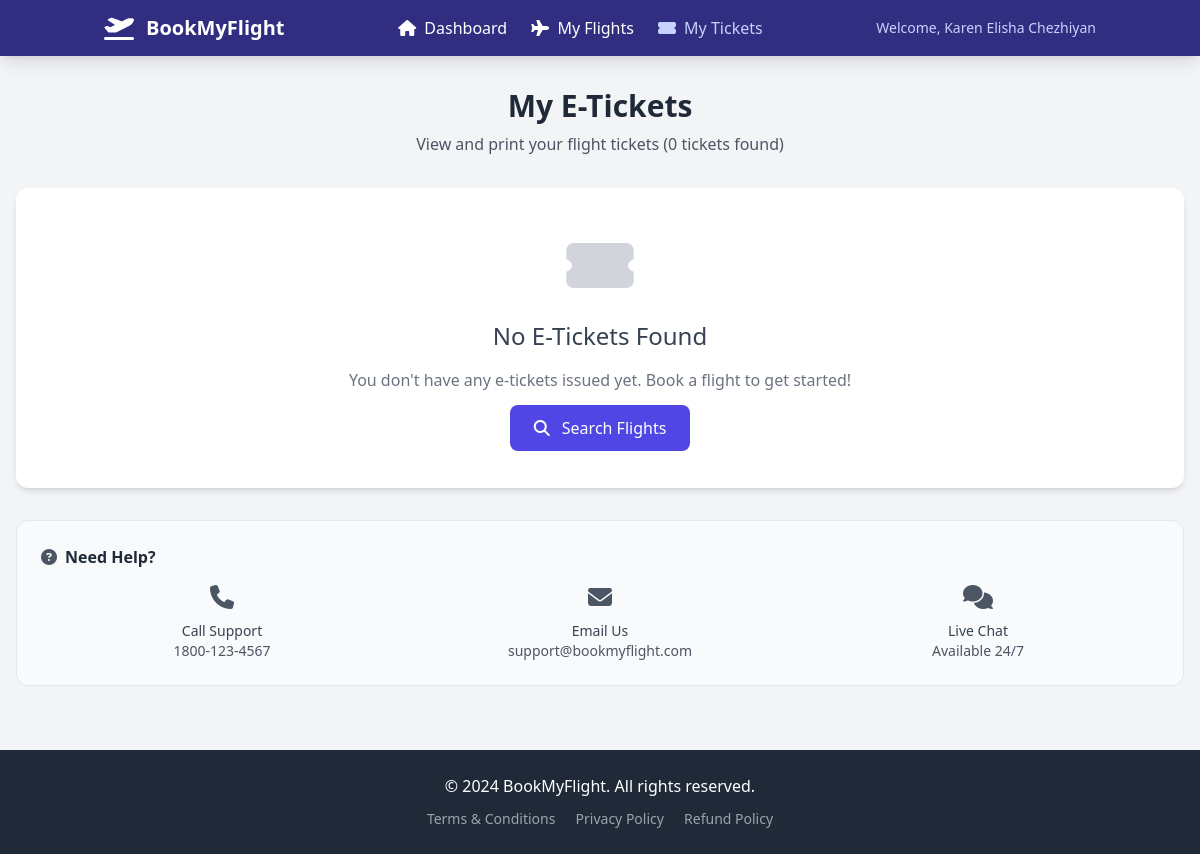
Before: /mytickets.php (signed in) with the older database file.
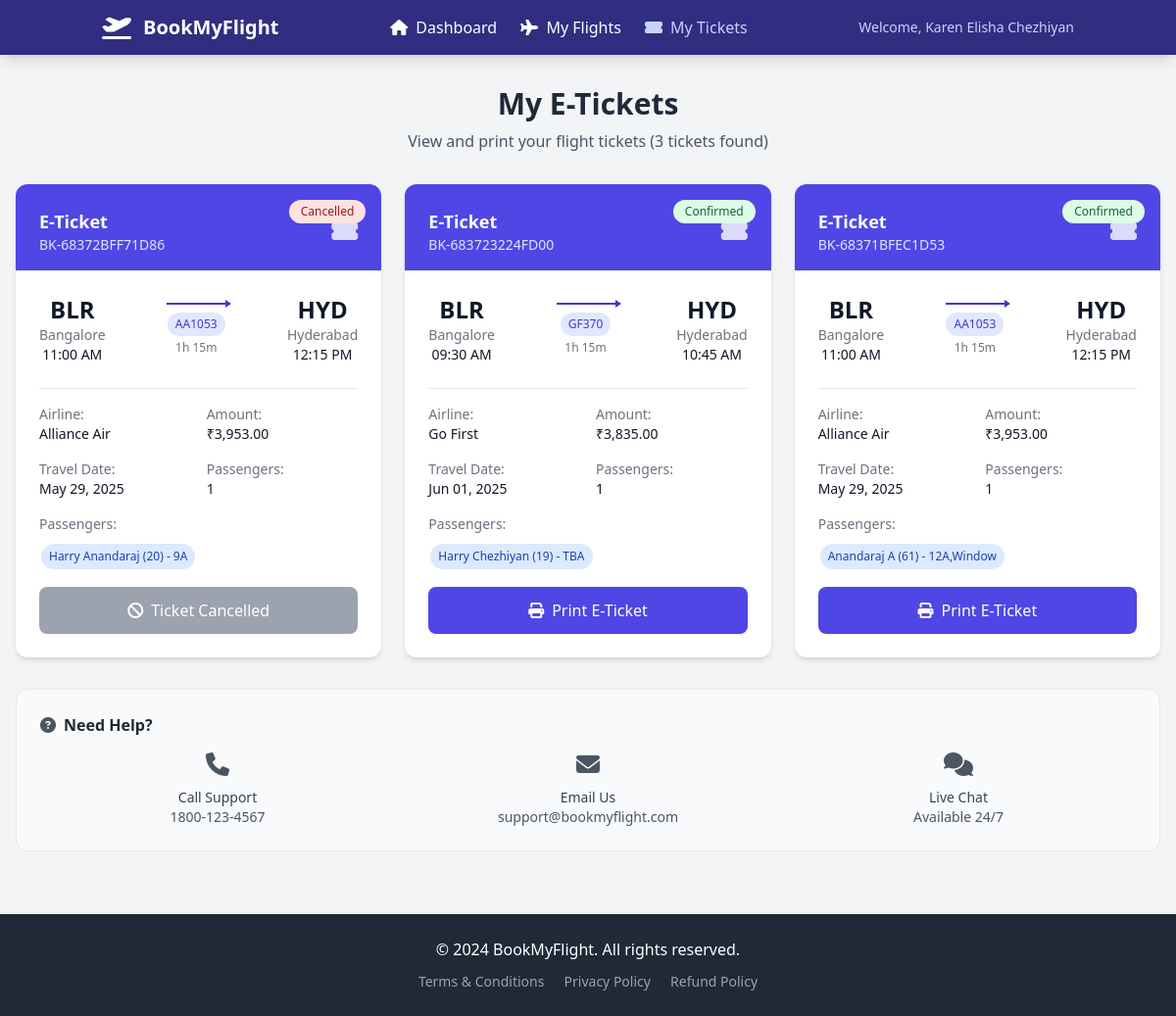
After: the same page with the newer database file.
### tables this page shows
CREATE TABLE `users` (
  `user_id` int(11) NOT NULL,
  `full_name` varchar(100) NOT NULL,
  `email` varchar(100) NOT NULL,
  `phone` varchar(15) NOT NULL,
  `password` varchar(255) NOT NULL,
  `member_since` timestamp NOT NULL DEFAULT current_timestamp(),
  `loyalty_points` int(11) DEFAULT 0,
  `loyalty_tier` enum('Bronze','Silver','Gold','Platinum') DEFAULT 'Bronze',
  `created_at` timestamp NULL DEFAULT current_timestamp(),
  `reset_code` varchar(255) DEFAULT NULL,
  `reset_expiry` datetime DEFAULT NULL
);

CREATE TABLE `generated_tickets` (
  `ticket_id` int(11) NOT NULL,
  `booking_id` int(11) NOT NULL,
  `user_id` int(11) NOT NULL,
  `booking_reference` varchar(20) NOT NULL,
  `ticket_html` longtext NOT NULL,
  `flight_details` longtext DEFAULT NULL CHECK (json_valid(`flight_details`)),
  `passenger_details` longtext DEFAULT NULL CHECK (json_valid(`passenger_details`)),
  `status` enum('active','cancelled','expired') DEFAULT 'active',
  `created_at` timestamp NOT NULL DEFAULT current_timestamp(),
  `updated_at` timestamp NOT NULL DEFAULT current_timestamp() ON UPDATE current_timestamp()
);

CREATE TABLE `bookings` (
  `booking_id` int(11) NOT NULL,
  `booking_reference` varchar(20) NOT NULL,
  `user_id` int(11) NOT NULL,
  `flight_id` int(11) NOT NULL,
  `booking_date` datetime NOT NULL,
  `travel_date` date NOT NULL,
  `num_passengers` int(11) NOT NULL,
  `total_amount` decimal(10,2) NOT NULL,
  `contact_email` varchar(100) NOT NULL,
  `contact_phone` varchar(20) NOT NULL,
  `booking_status` enum('Pending','Confirmed','Cancelled') NOT NULL DEFAULT 'Pending',
  `payment_status` enum('Pending','Completed','Failed','Refunded') NOT NULL DEFAULT 'Pending',
  `payment_method` varchar(50) DEFAULT NULL,
  `created_at` datetime NOT NULL,
  `updated_at` datetime NOT NULL,
  `payment_details` varchar(255) DEFAULT NULL
);

CREATE TABLE `airports` (
  `airport_id` varchar(10) NOT NULL,
  `airport_name` varchar(100) NOT NULL,
  `city` varchar(50) NOT NULL,
  `country` varchar(50) NOT NULL,
  `timezone` varchar(50) NOT NULL,
  `airport_code` varchar(10) DEFAULT NULL
);

CREATE TABLE `flights` (
  `flight_id` int(11) NOT NULL,
  `flight_number` varchar(10) NOT NULL,
  `airline_id` varchar(5) NOT NULL,
  `origin_airport` varchar(10) NOT NULL,
  `destination_airport` varchar(10) NOT NULL,
  `departure_time` datetime NOT NULL,
  `arrival_time` datetime NOT NULL,
  `duration` int(11) NOT NULL,
  `base_price` decimal(10,2) NOT NULL,
  `total_seats` int(11) NOT NULL,
  `available_seats` int(11) NOT NULL,
  `flight_status` enum('Scheduled','Delayed','Departed','Arrived','Cancelled') DEFAULT 'Scheduled'
);

CREATE TABLE `airlines` (
  `airline_id` varchar(5) NOT NULL,
  `airline_name` varchar(100) NOT NULL,
  `logo_url` varchar(255) DEFAULT NULL,
  `website` varchar(255) DEFAULT NULL,
  `customer_care` varchar(50) DEFAULT NULL,
  `contact_url` varchar(255) DEFAULT NULL,
  `active` tinyint(1) DEFAULT 1
);

CREATE TABLE `passengers` (
  `passenger_id` int(11) NOT NULL,
  `booking_id` int(11) NOT NULL,
  `first_name` varchar(50) NOT NULL,
  `last_name` varchar(50) NOT NULL,
  `gender` enum('male','female','other') NOT NULL,
  `age` int(11) NOT NULL,
  `seat_number` varchar(10) DEFAULT NULL
);

### mytickets.php (the view, shortened to what this page needs)
<?php
$servername = "localhost";
$username = "root";
$password = "";
$dbname = "airlines";
try {
    $pdo = new PDO("mysql:host=$servername;dbname=$dbname", $username, $password);
    $pdo->setAttribute(PDO::ATTR_ERRMODE, PDO::ERRMODE_EXCEPTION);
} catch(PDOException $e) {
    die("Connection failed: " . $e->getMessage());
}
$user_id = $_SESSION['user_id'];
$user_query = "SELECT full_name, email FROM users WHERE user_id = :user_id";
$user_stmt = $pdo->prepare($user_query);
$user_stmt->bindParam(':user_id', $user_id, PDO::PARAM_INT);
$user_stmt->execute();
$user_info = $user_stmt->fetch(PDO::FETCH_ASSOC);
$tickets_query = "
    SELECT
        gt.*,
        b.booking_reference,
        b.travel_date,
        b.num_passengers,
        b.total_amount,
        b.booking_status,
        b.contact_email,
        b.contact_phone,
        f.flight_number,
        f.departure_time,
        f.arrival_time,
        f.duration,
        f.base_price,
        al.airline_name,
        al.logo_url,
        orig.airport_name as origin_airport_name,
        orig.airport_code as origin_code,
        orig.city as origin_city,
        dest.airport_name as destination_airport_name,
        dest.airport_code as destination_code,
        dest.city as destination_city
    FROM generated_tickets gt
    JOIN bookings b ON gt.booking_id = b.booking_id
    JOIN flights f ON b.flight_id = f.flight_id
    JOIN airlines al ON f.airline_id = al.airline_id
    JOIN airports orig ON f.origin_airport = orig.airport_id
    JOIN airports dest ON f.destination_airport = dest.airport_id
    WHERE gt.user_id = :user_id
    ORDER BY gt.created_at DESC
";
$tickets_stmt = $pdo->prepare($tickets_query);
$tickets_stmt->bindParam(':user_id', $user_id, PDO::PARAM_INT);
$tickets_stmt->execute();
$tickets = $tickets_stmt->fetchAll(PDO::FETCH_ASSOC);
function getPassengers($pdo, $booking_id) {
    $query = "SELECT * FROM passengers WHERE booking_id = :booking_id ORDER BY passenger_id";
    $stmt = $pdo->prepare($query);
    $stmt->bindParam(':booking_id', $booking_id, PDO::PARAM_INT);
    $stmt->execute();
    return $stmt->fetchAll(PDO::FETCH_ASSOC);
}
function getStatusClass($status) {
    switch(strtolower($status)) {
        case 'confirmed':
            return 'status-active';
        case 'cancelled':
            return 'status-cancelled';
    }
}
function formatTime($datetime) {
    return date('h:i A', strtotime($datetime));
}
function formatDate($date) {
    return date('M d, Y', strtotime($date));
}
function formatDuration($duration) {
    if (is_numeric($duration)) {
        $hours = floor($duration / 60);
        $minutes = $duration % 60;
        return $hours . 'h ' . $minutes . 'm';
    }
    return $duration;
}
?>
<!DOCTYPE html>
<html lang="en">
<head>
  <script src="https://cdn.tailwindcss.com"></script>
  <link rel="stylesheet" href="https://cdnjs.cloudflare.com/ajax/libs/font-awesome/6.4.0/css/all.min.css">
</head>
<body class="bg-gray-100 text-gray-900 min-h-screen flex flex-col">
  <header class="bg-indigo-900 text-white shadow-lg no-print">
    <div class="container mx-auto px-4 py-3 flex justify-between items-center">
      <div class="flex items-center space-x-3">
        <i class="fas fa-plane-departure text-2xl"></i>
        <h1 class="text-xl font-bold">BookMyFlight</h1>
      </div>
      <nav class="hidden md:flex space-x-6">
        <a href="user-dashboard.php" class="hover:text-indigo-200">
          <i class="fas fa-home mr-1"></i> Dashboard
        </a>
        <a href="myflight.php" class="hover:text-indigo-200">
          <i class="fas fa-plane mr-1"></i> My Flights
        </a>
        <a href="mytickets.php" class="text-indigo-200 font-medium">
          <i class="fas fa-ticket-alt mr-1"></i> My Tickets
        </a>
      </nav>
      <div class="flex items-center space-x-4">
        <span class="text-indigo-200 text-sm">Welcome, <?php echo htmlspecialchars($user_info['full_name']); ?></span>
      </div>
    </div>
  </header>
  <main class="flex-1 container mx-auto px-4 py-8 max-w-7xl no-print">
    <div class="text-center mb-8 fade-in">
      <h1 class="text-3xl font-bold text-gray-800 mb-2">My E-Tickets</h1>
      <p class="text-gray-600">View and print your flight tickets (<?php echo count($tickets); ?> tickets found)</p>
    </div>
    <?php if (empty($tickets)): ?>
      <div class="bg-white rounded-xl shadow-md p-12 text-center fade-in">
        <i class="fas fa-ticket-alt text-6xl text-gray-300 mb-6"></i>
        <h3 class="text-2xl font-medium text-gray-700 mb-4">No E-Tickets Found</h3>
        <p class="text-gray-500 mb-6">You don't have any e-tickets issued yet. Book a flight to get started!</p>
        <a href="search-flights.php" class="bg-indigo-600 hover:bg-indigo-700 text-white px-6 py-3 rounded-lg font-medium transition-colors">
          <i class="fas fa-search mr-2"></i>
          Search Flights
        </a>
      </div>
    <?php else: ?>
      <div class="grid gap-6 md:grid-cols-2 lg:grid-cols-3">
        <?php foreach ($tickets as $ticket): ?>
          <?php
          $passengers = getPassengers($pdo, $ticket['booking_id']);
          $is_cancelled = strtolower($ticket['booking_status']) === 'cancelled';
          ?>
          <div class="bg-white rounded-xl shadow-md overflow-hidden ticket-card fade-in">
            <div class="relative">
              <div class="<?php echo getStatusClass($ticket['booking_status']); ?> absolute top-4 right-4 px-3 py-1 rounded-full text-xs font-medium z-10">
                <?php echo ucfirst($ticket['booking_status']); ?>
              </div>
              <div class="bg-indigo-600 text-white p-6 pb-4">
                <div class="flex items-center justify-between">
                  <div>
                    <h3 class="font-bold text-lg">E-Ticket</h3>
                    <p class="text-indigo-100 text-sm"><?php echo htmlspecialchars($ticket['booking_reference']); ?></p>
                  </div>
                  <i class="fas fa-ticket-alt text-2xl opacity-80"></i>
                </div>
              </div>
            </div>
            <div class="p-6">
              <div class="flex items-center justify-between mb-6">
                <div class="text-center">
                  <div class="text-2xl font-bold text-gray-900"><?php echo htmlspecialchars($ticket['origin_code']); ?></div>
                  <div class="text-sm text-gray-500"><?php echo htmlspecialchars($ticket['origin_city']); ?></div>
                  <div class="text-sm font-medium"><?php echo formatTime($ticket['departure_time']); ?></div>
                </div>
                <div class="flex flex-col items-center">
                  <div class="route-arrow"></div>
                  <div class="bg-indigo-100 text-indigo-700 px-2 py-1 rounded-full text-xs mt-2">
                    <?php echo htmlspecialchars($ticket['flight_number']); ?>
                  </div>
                  <div class="text-xs text-gray-500 mt-1"><?php echo formatDuration($ticket['duration']); ?></div>
                </div>
                <div class="text-center">
                  <div class="text-2xl font-bold text-gray-900"><?php echo htmlspecialchars($ticket['destination_code']); ?></div>
                  <div class="text-sm text-gray-500"><?php echo htmlspecialchars($ticket['destination_city']); ?></div>
                  <div class="text-sm font-medium"><?php echo formatTime($ticket['arrival_time']); ?></div>
                </div>
              </div>
              <div class="border-t pt-4 mb-4">
                <div class="grid grid-cols-2 gap-4 text-sm">
                  <div>
                    <span class="text-gray-500">Airline:</span>
                    <div class="font-medium"><?php echo htmlspecialchars($ticket['airline_name']); ?></div>
                  </div>
                  <div>
                    <span class="text-gray-500">Amount:</span>
                    <div class="font-medium">₹<?php echo number_format($ticket['total_amount'], 2); ?></div>
                  </div>
                  <div>
                    <span class="text-gray-500">Travel Date:</span>
                    <div class="font-medium"><?php echo formatDate($ticket['travel_date']); ?></div>
                  </div>
                  <div>
                    <span class="text-gray-500">Passengers:</span>
                    <div class="font-medium"><?php echo count($passengers); ?></div>
                  </div>
                </div>
              </div>
              <?php if (!empty($passengers)): ?>
              <div class="mb-4">
                <div class="text-sm text-gray-500 mb-2">Passengers:</div>
                <div>
                  <?php foreach ($passengers as $passenger): ?>
                    <span class="passenger-tag passenger-<?php echo strtolower($passenger['gender']); ?>">
                      <?php echo htmlspecialchars($passenger['first_name'] . ' ' . $passenger['last_name']); ?>
                      (<?php echo $passenger['age']; ?>)
                      <?php if (!empty($passenger['seat_number'])): ?>
                        - <?php echo htmlspecialchars($passenger['seat_number']); ?>
                      <?php endif; ?>
                    </span>
                  <?php endforeach; ?>
                </div>
              </div>
              <?php endif; ?>
              <?php if (!$is_cancelled): ?>
                <button onclick="printTicket('<?php echo $ticket['ticket_id']; ?>')"
                        class="w-full bg-indigo-600 hover:bg-indigo-700 text-white py-3 px-4 rounded-lg font-medium transition-colors flex items-center justify-center">
                  <i class="fas fa-print mr-2"></i>
                  Print E-Ticket
                </button>
              <?php else: ?>
                <button class="w-full bg-gray-400 text-white py-3 px-4 rounded-lg font-medium cursor-not-allowed flex items-center justify-center" disabled>
                  <i class="fas fa-ban mr-2"></i>
                  Ticket Cancelled
                </button>
              <?php endif; ?>
            </div>
          </div>
        <?php endforeach; ?>
      </div>
    <?php endif; ?>
    <div class="mt-8 bg-gray-50 border border-gray-200 rounded-xl p-6 fade-in">
      <h3 class="font-semibold text-gray-800 mb-3">
        <i class="fas fa-question-circle mr-2 text-gray-600"></i>Need Help?
      </h3>
      <div class="grid md:grid-cols-3 gap-4 text-sm">
        <div class="text-center">
          <i class="fas fa-phone text-2xl text-gray-600 mb-2"></i>
          <h4 class="font-medium text-gray-700">Call Support</h4>
          <p class="text-gray-600">1800-123-4567</p>
        </div>
        <div class="text-center">
          <i class="fas fa-envelope text-2xl text-gray-600 mb-2"></i>
          <h4 class="font-medium text-gray-700">Email Us</h4>
          <p class="text-gray-600">support@bookmyflight.com</p>
        </div>
        <div class="text-center">
          <i class="fas fa-comments text-2xl text-gray-600 mb-2"></i>
          <h4 class="font-medium text-gray-700">Live Chat</h4>
          <p class="text-gray-600">Available 24/7</p>
        </div>
      </div>
    </div>
  </main>
  <footer class="bg-gray-800 text-white py-6 mt-8 no-print">
    <div class="container mx-auto px-4 text-center">
      <p>&copy; 2024 BookMyFlight. All rights reserved.</p>
      <div class="mt-2 space-x-4">
        <a href="#" class="text-gray-400 hover:text-white text-sm">Terms & Conditions</a>
        <a href="#" class="text-gray-400 hover:text-white text-sm">Privacy Policy</a>
        <a href="#" class="text-gray-400 hover:text-white text-sm">Refund Policy</a>
      </div>
    </div>
  </footer>
</body>
</html>

### mytickets.php (style rules this page uses)
.ticket-card { transition: transform 0.2s ease, box-shadow 0.2s ease; }
.status-active { background-color: #dcfce7; color: #166534; }
.status-cancelled { background-color: #fee2e2; color: #991b1b; }
.route-arrow { background: linear-gradient(90deg, #4338ca 0%, #4338ca 100%); height: 2px; width: 60px; position: relative; }
.route-arrow::after { content: ''; position: absolute; right: -6px; top: -3px; width: 0; height: 0; border-left: 6px solid #4338ca; border-top: 4px solid transparent; border-bottom: 4px solid transparent; }
.passenger-tag { padding: 4px 8px; border-radius: 20px; font-size: 12px; margin: 2px; display: inline-block; }
.passenger-male { background: #dbeafe; color: #1e40af; }
.fade-in { animation: fadeIn 0.5s ease-in; }

Changed rows visible on the page:
added generated_tickets: booking.booking_status "Cancelled", booking.booking_reference "BK-68372BFF71D86", airports.airport_code "BLR", airports.city "Bangalore", flights.departure_time "11:00 AM", flights.flight_number "AA1053", flights.duration "1h 15m", airports.airport_code "HYD", airports.city "Hyderabad", flights.arrival_time "12:15 PM", airlines.airline_name "Alliance Air", booking.total_amount "3,953.00", booking.travel_date "May 29, 2025", count($passengers) "1", shows "Ticket Cancelled"
added passengers: first_name+last_name "Harry Anandaraj", age "20", seat_number "9A", shown under "Cancelled"
added generated_tickets: booking.booking_status "Confirmed", booking.booking_reference "BK-683723224FD00", airports.airport_code "BLR", airports.city "Bangalore", flights.departure_time "09:30 AM", flights.flight_number "GF370", flights.duration "1h 15m", airports.airport_code "HYD", airports.city "Hyderabad", flights.arrival_time "10:45 AM", airlines.airline_name "Go First", booking.total_amount "3,835.00", booking.travel_date "Jun 01, 2025", count($passengers) "1"
added passengers: first_name+last_name "Harry Chezhiyan", age "19", seat_number "TBA", shown under "Confirmed"
added generated_tickets: booking.booking_status "Confirmed", booking.booking_reference "BK-68371BFEC1D53", airports.airport_code "BLR", airports.city "Bangalore", flights.departure_time "11:00 AM", flights.flight_number "AA1053", flights.duration "1h 15m", airports.airport_code "HYD", airports.city "Hyderabad", flights.arrival_time "12:15 PM", airlines.airline_name "Alliance Air", booking.total_amount "3,953.00", booking.travel_date "May 29, 2025", count($passengers) "1"
added passengers: first_name+last_name "Anandaraj A", age "61", seat_number "12A,Window", shown under "Confirmed"
Other visible differences:
count($tickets): "0" → "3"
text no longer shown: "No E-Tickets Found You don't have any e-tickets issued yet. Book a flight to get started! Search Flights"
